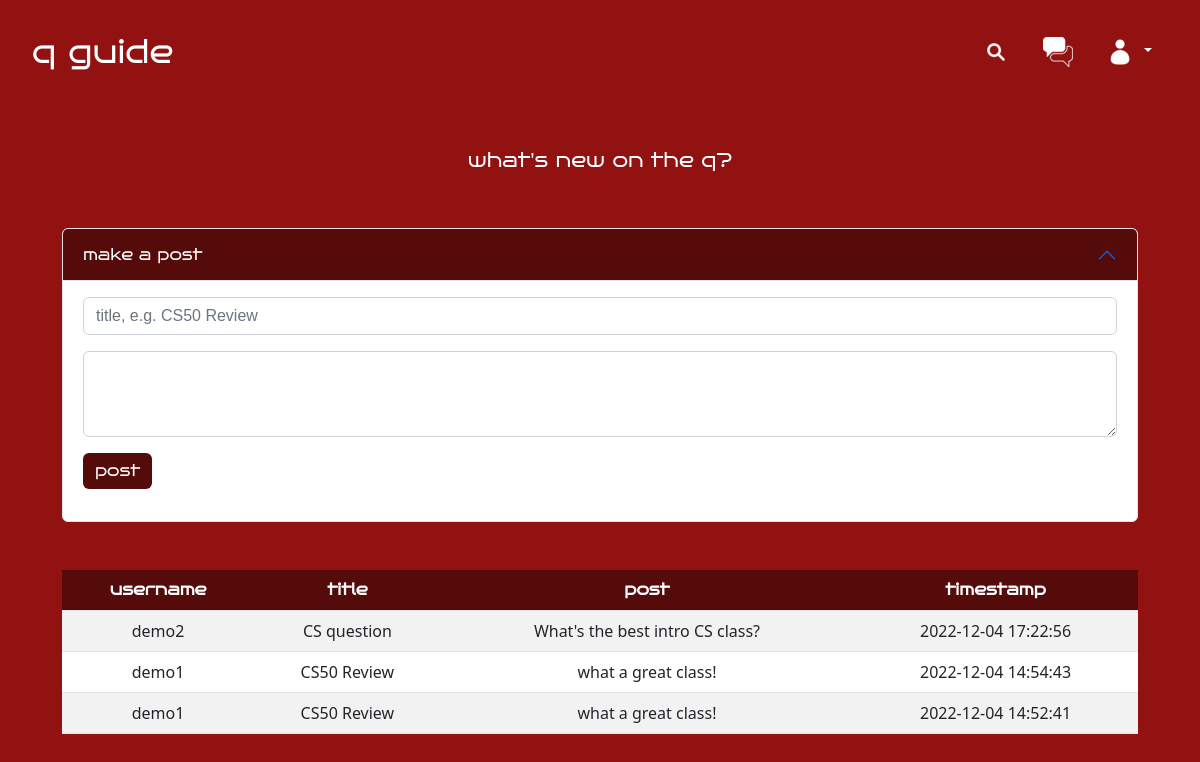
The page /forum (signed in) on the database its author committed.
### tables this page shows
CREATE TABLE posts (
    id INTEGER PRIMARY KEY AUTOINCREMENT NOT NULL,
    user_id INTEGER NOT NULL,
    username TEXT NOT NULL,
    timestamp DATETIME DEFAULT CURRENT_TIMESTAMP NOT NULL,
    post TEXT NOT NULL,
    title TEXT NOT NULL,
    FOREIGN KEY (user_id) REFERENCES users(id),
    FOREIGN KEY (username) REFERENCES users(username)
);

### app.py (the view)
@app.route("/forum", methods=['GET', 'POST'])
@login_required
def forum():
    db.execute("SELECT username, title, post, timestamp FROM posts ORDER BY timestamp DESC")
    posts = db.fetchall()
    if request.method == "POST":
        if not request.form.get("title"):
            return render_template("forum.html", error="must enter title")
        elif not request.form.get("post"):
            return render_template("forum.html", error="must enter content")
        db.execute("SELECT username FROM users WHERE id = (?)", (session["user_id"],))
        username = db.fetchall()
        db.execute("INSERT INTO posts (user_id, username, title, post) VALUES (?,?,?,?)",
        (session["user_id"], username[0][0], request.form.get("title"), request.form.get("post")))
        connection.commit()
        db.execute("SELECT username, title, post, timestamp FROM posts ORDER BY timestamp DESC")
        posts = db.fetchall()
        return render_template("forum.html", posts=posts)
    else:
        return render_template("forum.html", posts=posts)

### app.py (called while the page is built)
@app.after_request
def after_request(response):
    response.headers["Cache-Control"] = "no-cache, no-store, must-revalidate"
    response.headers["Expires"] = 0
    response.headers["Pragma"] = "no-cache"
    return response

### helpers.py (called while the page is built)
def login_required(f):
    @wraps(f)
    def decorated_function(*args, **kwargs):
        if session.get("user_id") is None:
            return redirect("/login")
        return f(*args, **kwargs)
    return decorated_function

### templates/forum.html (shortened to what this page needs)
{% extends "layout.html" %}
{% block main %}
    <h5>what's new on the q?</h5>
    <br>
    <br>
    <div class="accordion" id="accordionExample">
        <div class="accordion-item">
          <h2 class="accordion-header" id="headingOne">
            <button class="accordion-button" type="button" data-bs-toggle="collapse" data-bs-target="#collapseOne" aria-expanded="true" aria-controls="collapseOne">
              make a post
            </button>
          </h2>
          <div id="collapseOne" class="accordion-collapse collapse show" aria-labelledby="headingOne" data-bs-parent="#accordionExample">
            <div class="accordion-body">
                <form method="post" action="/forum">
                    <div class="mb-3">
                        <input name="title" type="text" class="form-control" id="exampleFormControlInput1" placeholder="title, e.g. CS50 Review">
                    </div>
                    <div class="mb-3">
                        <textarea name="post" class="form-control" id="exampleFormControlTextarea1" rows="3"></textarea>
                    </div>
                    <button type="submit" class="btn btn-primary mb-3 d-flex justify-content-end">post</button>
                </form>
            </div>
          </div>
        </div>
    </div>
    <br>
    <br>
    <table class="table table-striped table-hover">
        <thead>
            <tr>
                <th scope="col">username</th>
                <th scope="col">title</th>
                <th scope="col">post</th>
                <th scope="col">timestamp</th>
            </tr>
        </thead>
        <tbody class="border-top-color">
            {% for post in posts  %}
                <tr>
                    <td>{{ post[0] }}</td>
                    <td>{{ post[1] }}</td>
                    <td>{{ post[2] }}</td>
                    <td>{{ post[3] }}</td>
                </tr>
            {% endfor %}
        </tbody>
    </table>
{% endblock %}

### templates/layout.html (shortened to what this page needs)
<!DOCTYPE html>
<html lang="en">
    <head>
        <link href="static/styles.css" rel="stylesheet">
        <link href="https://cdn.jsdelivr.net/npm/bootstrap@5.2.3/dist/css/bootstrap.min.css" rel="stylesheet">
    </head>
    <body>
        {% if session["user_id"] %}
            <nav class="navbar navbar-custom navbar-expand fixed-top navbar-dark">
                <div class="container-fluid">
                    <a class="navbar-text" href="/">q guide</a>
                    <ul class="nav nav-fill justify-content-end">
                            <li class="nav-item">
                                <a class="nav-link" href="/search">
                                    <img src="static/images/search.png">
                                </a>
                            </li>
                            <li class="nav-item">
                                <a class="nav-link" href="/forum">
                                    <img src="static/images/forum.png">
                                </a>
                            </li>
                            <li class="nav-item dropdown">
                                <a class="nav-link dropdown-toggle" href="#" role="button" data-bs-toggle="dropdown" aria-expanded="false">
                                    <img src="static/images/profile.png">
                                </a>
                            </li>
                      </ul>
                </div>
            </nav>
        {% endif %}
        <main class="container-fluid py-5 text-center">
            {% block main %}{% endblock %}
        </main>
    </body>
</html>

### static/styles.css (style rules this page uses)
nav .navbar-text, button { font-size: xx-large; text-decoration: none; color: white !important; font-family: 'bruno_aceregular', Lucida Console, Bahnschrift, Candara, sans-serif !important; border:none !important; }
h5, h1, thead { color: white; font-family: 'bruno_aceregular', Lucida Console, Bahnschrift, Candara, sans-serif !important; }
a, form, h3 { font-size: large; font-family: 'Fira Sans Condensed', Calibri, sans-serif; color: white !important; text-decoration: none !important; }
body { background-color: #921212 !important; padding: 100px 50px; }
button, .card-header, thead { background-color: #560B0B !important; }
.navbar { padding: 20px !important; }
.nav > li > a { color: white !important; }
.navbar-custom { background-color: #921212 !important; }
table { background-color: white; }

### rows shown on the page
posts: username "demo2", title "CS question", post "What's the best intro CS class?", timestamp "2022-12-04 17:22:56"
posts: username "demo1", title "CS50 Review", post "what a great class!", timestamp "2022-12-04 14:54:43"
posts: username "demo1", title "CS50 Review", post "what a great class!", timestamp "2022-12-04 14:52:41"
